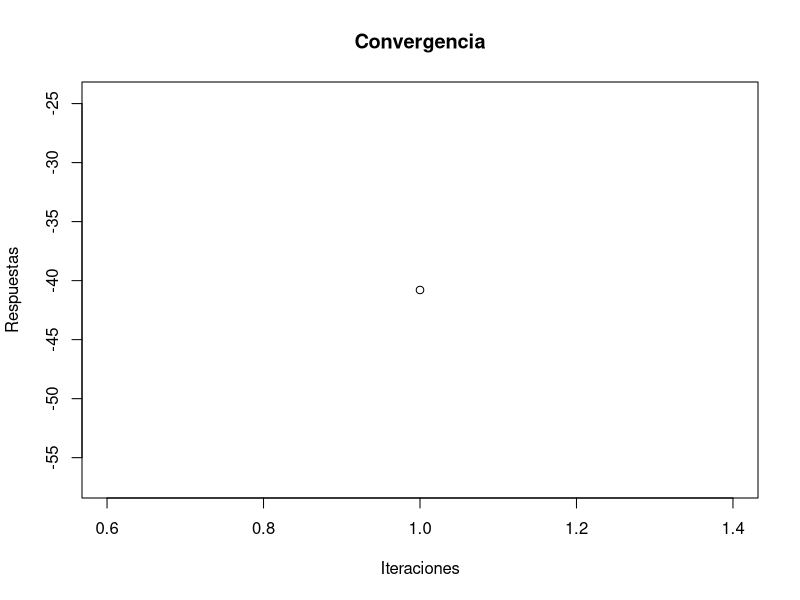
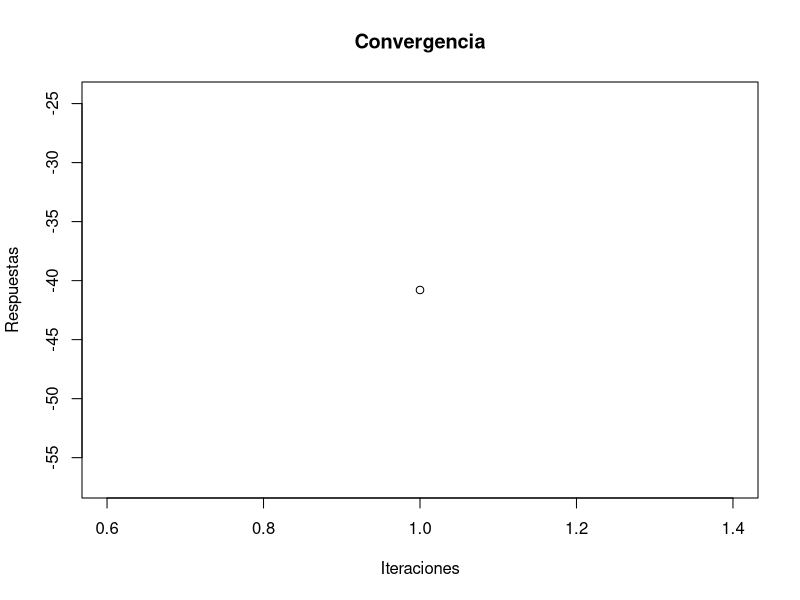

Write the R code that produced these figures, in order. (Note: this script raises an error after producing the figures.)
##Punto 3
#----------------------------------------------------------------------------------------------
#----------------------------------------------------------------------------------------------
#----------------------------------------------------------------------------------------------
#1.
fx<-function(x){
  log(x+2)
}
gx<-function(x){
  sin(x)
}
#a)
e1=1e-16
e2=1e-8
X<-function(x,e){
  respuestas<-c()
  Fanterior=fx(x)
  Factual=fx(Fanterior)
  Fsiguiente=0
  Faux=0
  Ganterior=gx(x)
  Gactual=gx(Ganterior)
  Gsiguiente=0
  Gaux=0
  iteraciones=0
  repeat
  {
    Fsiguiente=Factual-((fx(Factual)*(Factual-Fanterior))/(fx(Factual)-fx(Fanterior)))
    Gsiguiente=Gactual-((gx(Gactual)*(Gactual-Ganterior))/(gx(Gactual)-gx(Ganterior)))
    iteraciones = iteraciones+1
    if(abs(abs(Fsiguiente)-abs(Gsiguiente))<=e|is.nan(abs(abs(Fsiguiente)-abs(Gsiguiente))))
    {
      break
    }
    Faux=Factual
    Factual=Fsiguiente
    Fanterior=Faux
    Gaux=Gactual
    Gactual=Gsiguiente
    Ganterior=Gaux
    respuestas[iteraciones]<-Fsiguiente
    print(iteraciones)
    print(Gsiguiente)
    print(Fsiguiente)
  }
  print(iteraciones)
  print(Gsiguiente)
  print(Fsiguiente)
  plot(respuestas,type='o',main="Convergencia",xlab="Iteraciones",ylab="Respuestas")
}

#b)
Y<-function(x,e){
  respuestas<-c()
  Fanterior=fx(x)
  Factual=fx(Fanterior)
  Fsiguiente=0
  Faux=0
  Ganterior=gx(x)
  Gactual=gx(Ganterior)
  Gsiguiente=0
  Gaux=0
  iteraciones=0
  repeat{
    Fsiguiente=Factual-fx(Factual)*((Factual-Fanterior)/(fx(Factual)-fx(Fanterior)))
    Gsiguiente=Gactual-gx(Gactual)*((Gactual-Ganterior)/(gx(Gactual)-gx(Ganterior)))
    iteraciones = iteraciones+1
    
    if(abs(abs(Fsiguiente)-abs(Gsiguiente))<=e|is.nan(abs(abs(Fsiguiente)-abs(Gsiguiente))))
    {
      break
    }
    Faux=Factual
    Factual=Fsiguiente
    Fanterior=Faux
    Gaux=Gactual
    Gactual=Gsiguiente
    Ganterior=Gaux
    respuestas[iteraciones]<-Fsiguiente
    print(iteraciones)
    print(Gsiguiente)
    print(Fsiguiente)
  }
  print(iteraciones)
  print(Gsiguiente)
  print(Fsiguiente)
  plot(respuestas,type='o',main="Convergencia",xlab="Iteraciones",ylab="Respuestas")
}

X(900000000000000000000000000,e1)
Y(900000000000000000000000000,e2)

#Newton
library(Matrix)

ec1=matrix(c())

ecuaciones <- function(ec1,ec2,x0,tol)
{
  x=x0
  error=1
  n=0
  while(error>tol)
  {
    dx=inv(ec1)/ec2
    error=norm(ec1)/norm(ec2)
    x=x+dx
    n+1
  }
  print(n)
}
#2.

f1 <- function(x) exp(x) + x -1
df1 <- function(x) exp(x) + 1
df2 <- function(x) exp(x)

newton <- function(x) {
  respuestas<-c()
  i=0;
  xa=0
  repeat{
    i=i+1
    x<-x-f1(x)/df1(x)
    if (f1(x) == 0) break
    error<-abs((x-xa)/x)
    if(error<1e-30) break
    respuestas[i]<-x
    xa=x
  }
  plot(respuestas, main = "Convergencia", type='o',xlab = "Iteraciones")
  print(x)
}
newton(1)

#3.
newtonGeneralizado <- function(x) {
  respuestas<-c()
  xa=0
  i=0;
  repeat{
    i=i+1
    x<-(f1(x)*df1(x))/((df1(x)^2)-(f1(x)*df2(x)))
    if (f1(x) == 0) break
    error<-abs((x-xa)/x)
    if(error<1e-1|i>10) break
    respuestas[i]<-x
    xa=x
  }
  plot(respuestas, main = "Convergencia", type='o',xlab = "Iteraciones")
  print(x)
}
newtonGeneralizado(1)